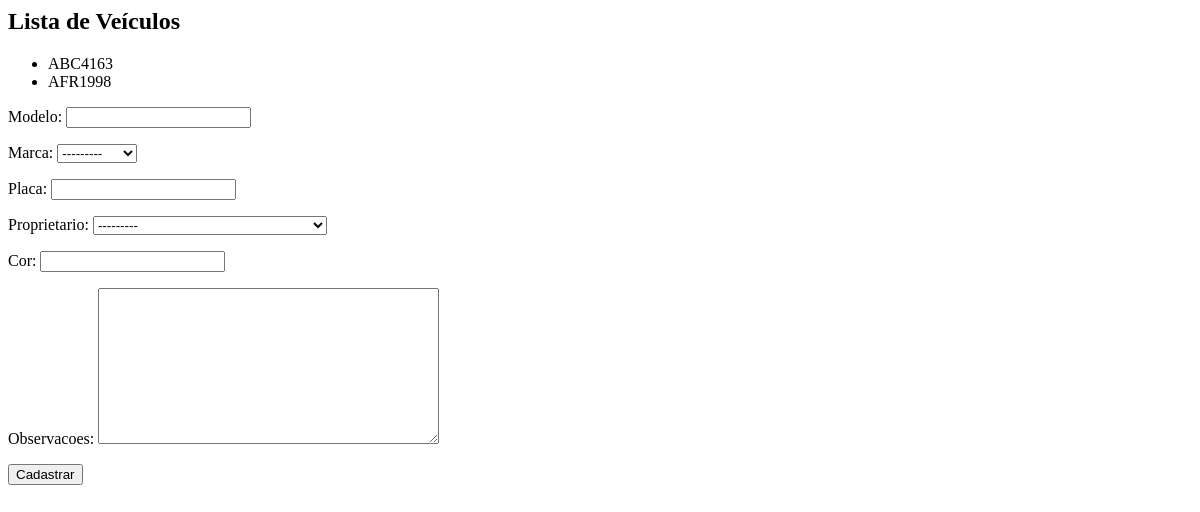
Page /core/veiculos/ on the earlier database version.
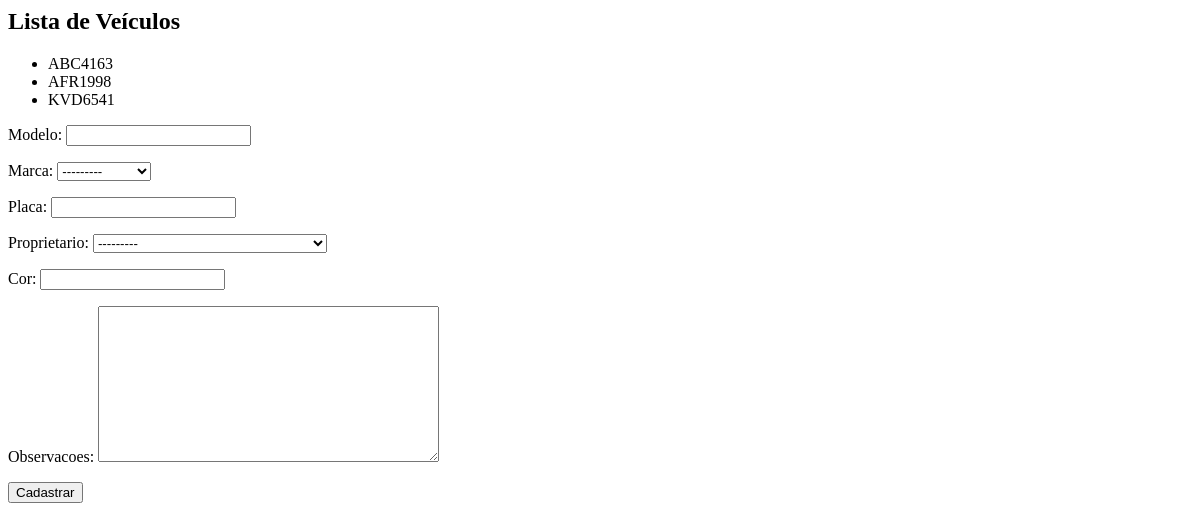
Same page on the later database version.
### core/models.py (models this page shows, shortened)
class Veiculo(models.Model):
    modelo = models.CharField(max_length=20)
    marca = models.ForeignKey(Marca, on_delete=models.PROTECT)
    placa = models.CharField(max_length=7)
    proprietario = models.ForeignKey(Pessoa, on_delete=models.PROTECT)
    cor = models.CharField(max_length=15)
    observacoes = models.TextField()

### core/views.py (the view)
# urls.py: path('veiculos/', lista_veiculos, name='core_lista_veiculos'),
def lista_veiculos(request):
    veiculos = Veiculo.objects.all()
    form = VeiculoForm
    data = {'veiculos': veiculos, 'form': form}
    return render(request, 'core/lista_veiculos.html', data)

### core/models.py (called while the page is built)
    def __str__(self):
        return self.nome

    def __str__(self):
        return self.nome

### core/templates/core/lista_veiculos.html (shortened to what this page needs)
<h2>Lista de Veículos</h2>
<ul>
    {% for veiculo in veiculos %}
        <li>{{ veiculo.placa }}</li>
    {% endfor %}
</ul>
<form action="{% url 'core_veiculo_novo' %}" method="POST">
    {{ form.as_p }}
    <button type="submit">Cadastrar</button>
</form>

Differences in the rows shown:
added Veiculo: placa "KVD6541"
